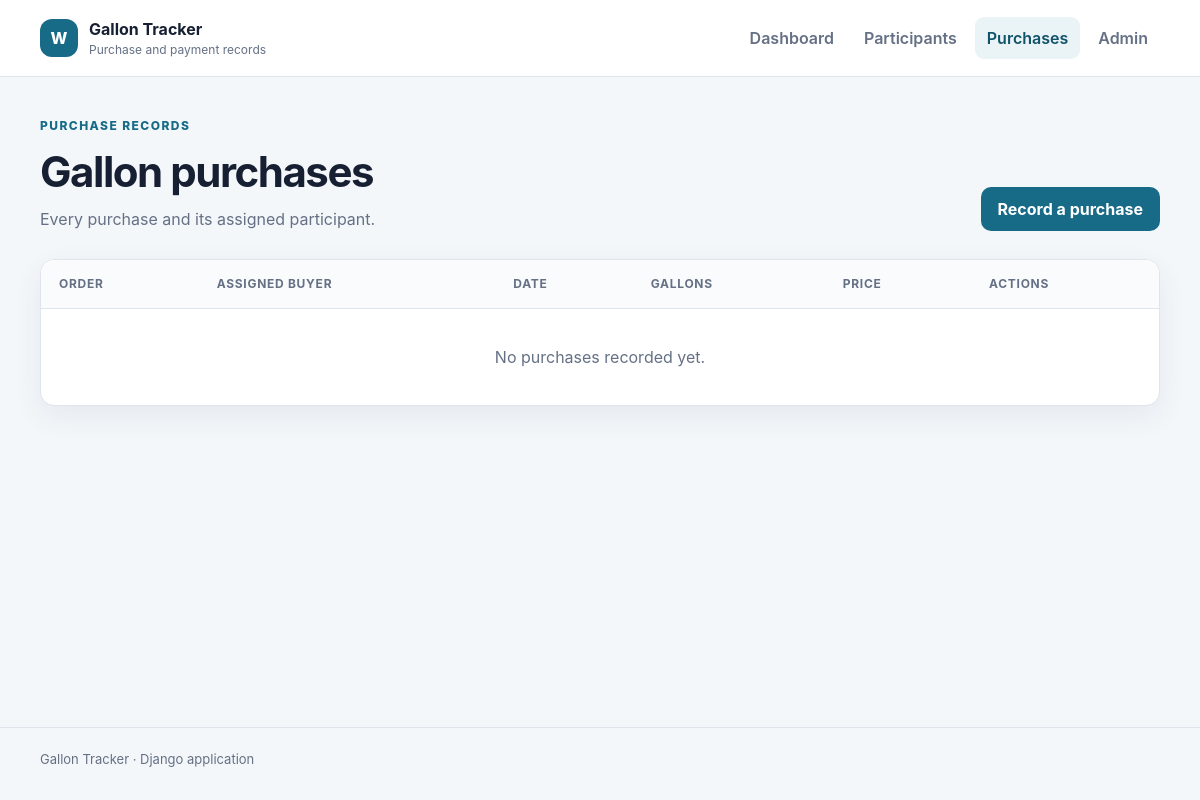
The page /purchases/ on the database as committed earlier.
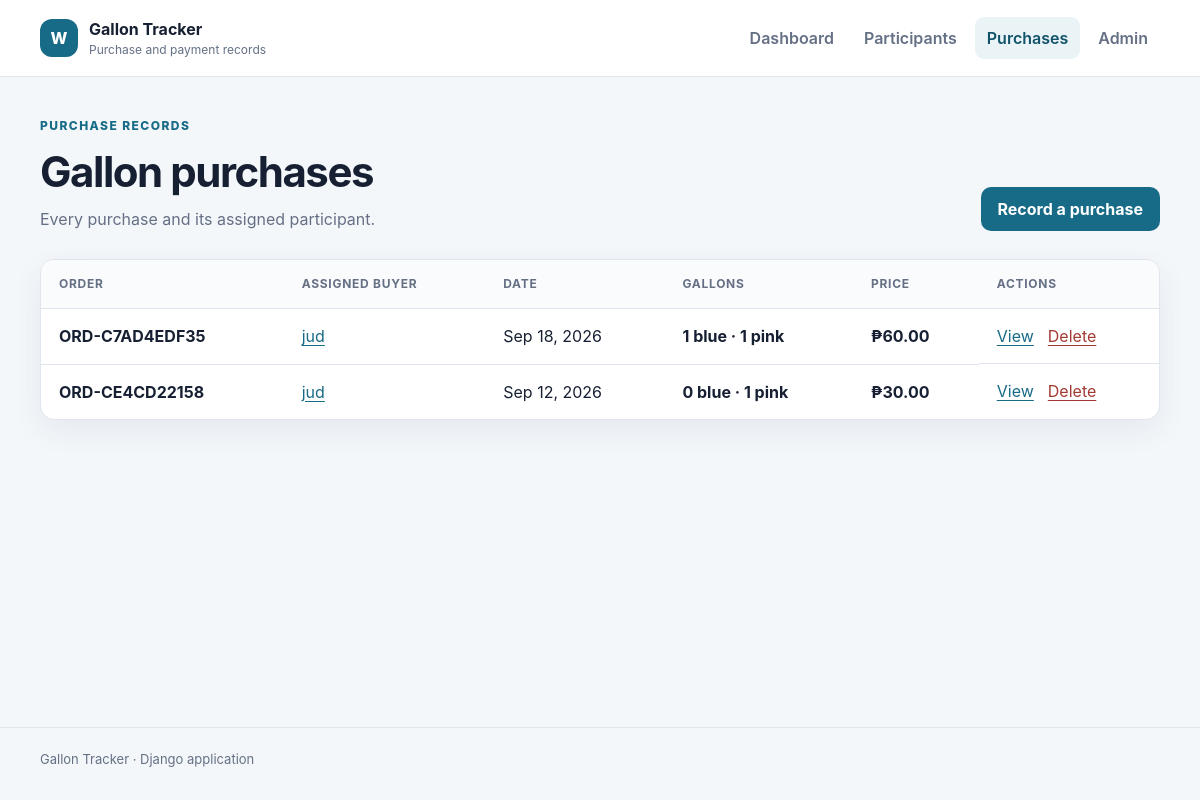
The same page on the database as committed later.
### water/models.py (models this page shows, shortened)
class WaterOrder(models.Model):
    participant = models.ForeignKey(
        Participant,
        on_delete=models.PROTECT,
        related_name="orders",
        verbose_name="assigned buyer"
    )
    order_number = models.CharField(
        max_length=30,
        unique=True
    )
    distributed_at = models.DateTimeField(
        verbose_name="purchase date"
    )
    notes = models.TextField(blank=True)
    created_at = models.DateTimeField(
        auto_now_add=True
    )
    @property
    def total_price(self):
        return sum(
            (gallon.unit_price for gallon in self.gallons.all()),
            Decimal("0.00")
        )
    @property
    def blue_gallon_count(self):
        return sum(
            1
            for gallon in self.gallons.all()
            if gallon.color == Gallon.GallonColor.BLUE
        )
    @property
    def pink_gallon_count(self):
        return sum(
            1
            for gallon in self.gallons.all()
            if gallon.color == Gallon.GallonColor.PINK
        )
    class Meta:
        verbose_name = "gallon purchase"
        verbose_name_plural = "gallon purchases"

class Participant(models.Model):
    participant_number = models.CharField(
        max_length=30,
        unique=True
    )
    full_name = models.CharField(max_length=150)
    phone = models.CharField(
        max_length=30,
        blank=True
    )
    address = models.TextField(blank=True)
    is_active = models.BooleanField(default=True)
    created_at = models.DateTimeField(
        auto_now_add=True
    )
    updated_at = models.DateTimeField(
        auto_now=True
    )

class Gallon(models.Model):
    class GallonColor(models.TextChoices):
        BLUE = "BLUE", "Blue"
        PINK = "PINK", "Pink"
    class PaymentStatus(models.TextChoices):
        PAID = "PAID", "Paid"
        NOT_PAID = "NOT_PAID", "Not Paid"
        WILL_BE_PAID = "WILL_BE_PAID", "Will Be Paid"
    order = models.ForeignKey(
        WaterOrder,
        on_delete=models.CASCADE,
        related_name="gallons"
    )
    sequence_number = models.PositiveIntegerField()
    color = models.CharField(
        max_length=10,
        choices=GallonColor.choices,
        default=GallonColor.BLUE
    )
    unit_price = models.DecimalField(
        max_digits=10,
        decimal_places=2
    )
    payment_status = models.CharField(
        max_length=20,
        choices=PaymentStatus.choices,
        default=PaymentStatus.NOT_PAID
    )
    due_date = models.DateField(
        null=True,
        blank=True
    )
    paid_at = models.DateTimeField(
        null=True,
        blank=True
    )
    created_at = models.DateTimeField(
        auto_now_add=True
    )
    updated_at = models.DateTimeField(
        auto_now=True
    )
    class Meta:
        constraints = [
            models.UniqueConstraint(
                fields=["order", "sequence_number"],
                name="unique_gallon_per_order"
            )
        ]

### water/views.py (the view)
# urls.py: path("purchases/", views.purchase_list, name="purchase_list"),
def purchase_list(request):
    orders = WaterOrder.objects.select_related(
        "participant"
    ).prefetch_related("gallons").order_by("-distributed_at")
    return render(request, "water/purchase_list.html", {"orders": orders})

### water/templates/water/purchase_list.html (shortened to what this page needs)
{% extends "water/base.html" %}
{% block content %}
<section class="page-heading split-heading">
    <div>
        <p class="eyebrow">Purchase records</p>
        <h1>Gallon purchases</h1>
        <p>Every purchase and its assigned participant.</p>
    </div>
    <a class="button primary" href="{% url 'water:purchase_create' %}">Record a purchase</a>
</section>
<div class="table-wrap">
    <table>
        <thead><tr><th>Order</th><th>Assigned buyer</th><th>Date</th><th>Gallons</th><th>Price</th><th>Actions</th></tr></thead>
        <tbody>
            {% for order in orders %}
            <tr>
                <td><strong>{{ order.order_number }}</strong></td>
                <td><a href="{% url 'water:participant_detail' order.participant.pk %}">{{ order.participant.full_name }}</a></td>
                <td>{{ order.distributed_at|date:"M j, Y" }}</td>
                <td>
                    <span class="purchase-gallon-counts">
                        {{ order.blue_gallon_count }} blue · {{ order.pink_gallon_count }} pink
                    </span>
                </td>
                <td><strong>₱{{ order.total_price|floatformat:2 }}</strong></td>
                <td class="table-actions">
                    <a href="{% url 'water:purchase_detail' order.pk %}">View</a>
                    <a class="danger-link" href="{% url 'water:purchase_delete' order.pk %}">Delete</a>
                </td>
            </tr>
            {% empty %}
            <tr><td colspan="6" class="empty-cell">No purchases recorded yet.</td></tr>
            {% endfor %}
        </tbody>
    </table>
</div>
{% endblock %}

Rows that differ between the two databases and show on the page:
added WaterOrder: order_number "ORD-C7AD4EDF35", participant.full_name "jud", distributed_at "Sep 18, 2026", blue_gallon_count "1", pink_gallon_count "1", total_price "60.00"
added WaterOrder: order_number "ORD-CE4CD22158", participant.full_name "jud", distributed_at "Sep 12, 2026", blue_gallon_count "0", pink_gallon_count "1", total_price "30.00"
Other text that changed with them:
text no longer shown: "No purchases recorded yet."
